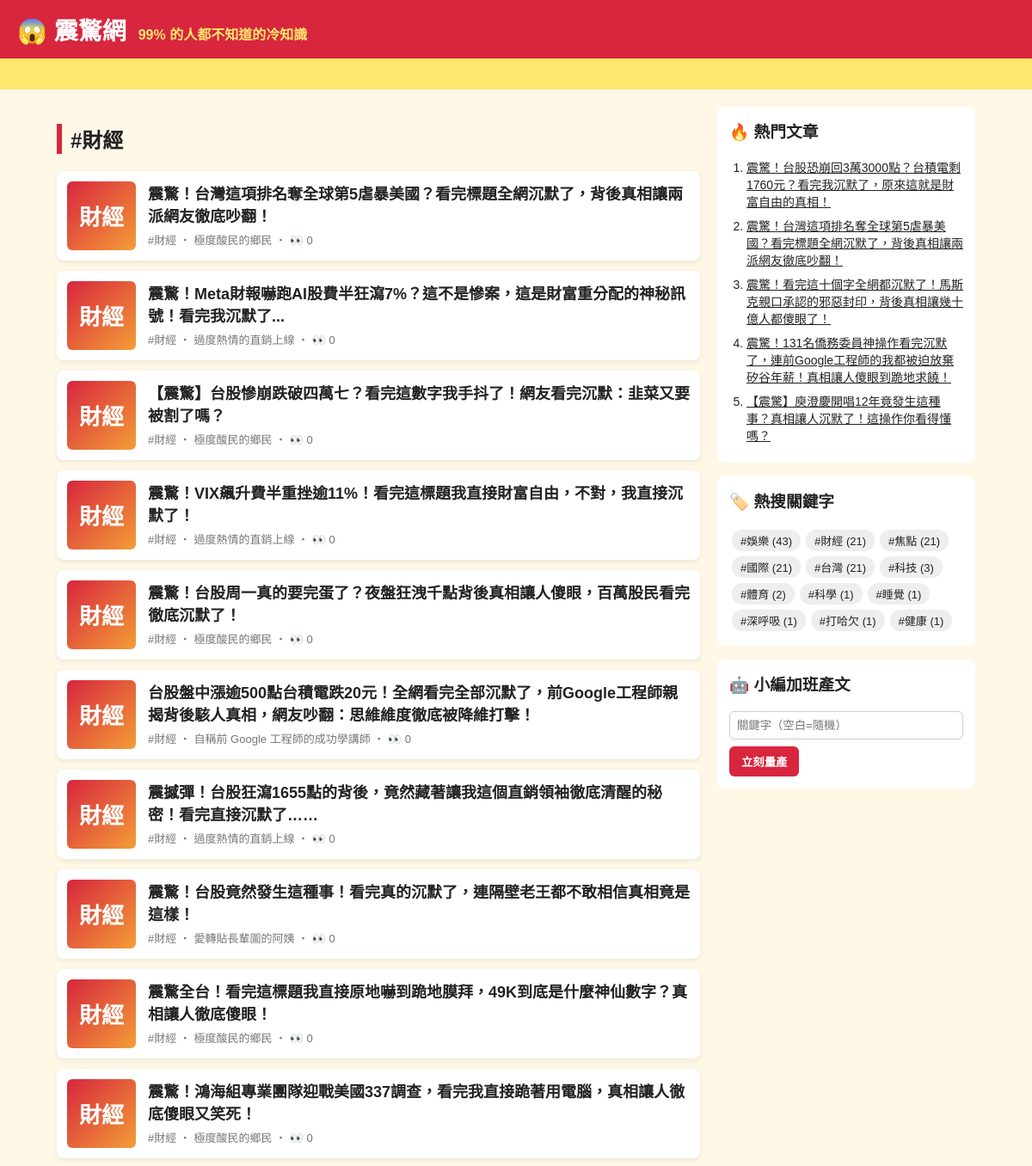
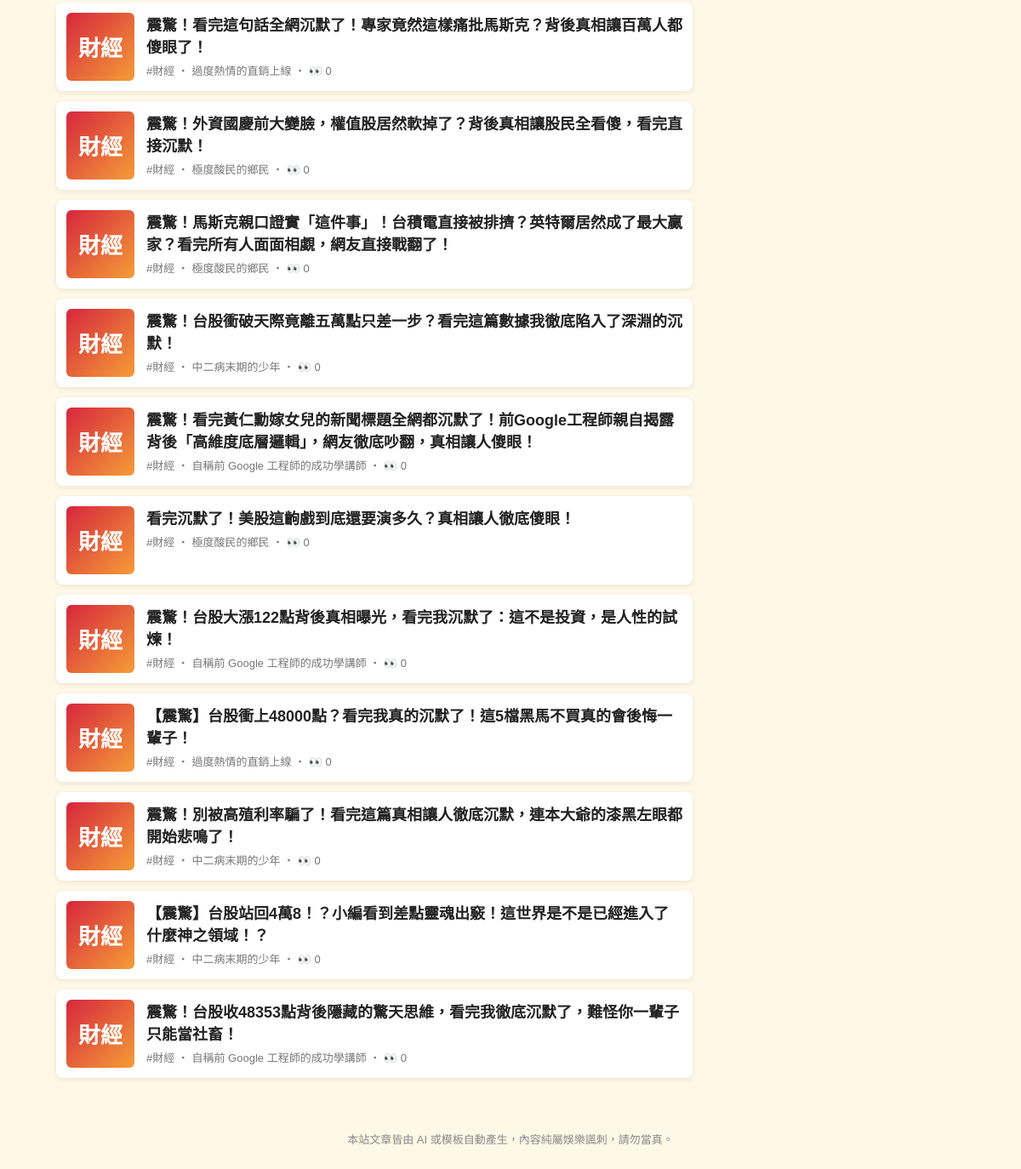
Screenshot of /tag/財經/ with the database file from the repository (2 pictures, top to bottom).
### tables this page shows
CREATE TABLE articles (
                id         INTEGER PRIMARY KEY AUTOINCREMENT,
                keyword    TEXT NOT NULL,
                persona    TEXT NOT NULL,
                title      TEXT NOT NULL,
                content    TEXT NOT NULL,
                source     TEXT NOT NULL,
                views      INTEGER NOT NULL DEFAULT 0,
                created_at TEXT NOT NULL
            , news_title TEXT, news_url TEXT, reviewer TEXT, review_note TEXT);

### app.py (the view)
@app.route("/tag/<keyword>/")
def tag(keyword):
    return render_template("index.html", articles=db.list_articles(keyword=keyword), heading=f"#{keyword}")

### app.py (called while the page is built)
@app.context_processor
def sidebar():
    return {"hot": db.hot_articles(), "tags": db.keywords(), "static_site": app.config["STATIC_SITE"]}

### db.py (called while the page is built)
def connect():
    conn = sqlite3.connect(DB_PATH)
    conn.row_factory = sqlite3.Row
    return conn

def list_articles(limit=50, keyword=None):
    with connect() as conn:
        if keyword:
            return conn.execute(
                "SELECT * FROM articles WHERE keyword = ? ORDER BY id DESC LIMIT ?", (keyword, limit)
            ).fetchall()
        return conn.execute("SELECT * FROM articles ORDER BY id DESC LIMIT ?", (limit,)).fetchall()

def hot_articles(limit=5):
    with connect() as conn:
        return conn.execute("SELECT * FROM articles ORDER BY views DESC, id DESC LIMIT ?", (limit,)).fetchall()

def keywords():
    with connect() as conn:
        return conn.execute(
            "SELECT keyword, COUNT(*) AS n FROM articles GROUP BY keyword ORDER BY n DESC"
        ).fetchall()

### templates/index.html
{% extends "base.html" %}
{% block content %}
<h2 class="heading">{{ heading }}</h2>
{% for a in articles %}
  <a class="card" href="{{ url_for('article', article_id=a.id) }}">
    <div class="thumb">{{ a.keyword[:2] }}</div>
    <div>
      <h3>{{ a.title }}</h3>
      <p class="meta">#{{ a.keyword }} ‧ {{ a.persona }}{% if not static_site %} ‧ 👀 {{ a.views }}{% endif %}</p>
    </div>
  </a>
{% else %}
  <p class="empty">還沒有文章。執行 <code>python generator.py -n 5</code> 或用右邊按鈕開始量產。</p>
{% endfor %}
{% endblock %}

### templates/base.html (shortened to what this page needs)
<!doctype html>
<html lang="zh-Hant">
<head>
  <link rel="stylesheet" href="{{ url_for('static', filename='style.css') }}">
</head>
<body>
  <header class="top">
    <a class="logo" href="{{ url_for('index') }}">😱 震驚網</a>
    <span class="slogan">99% 的人都不知道的冷知識</span>
  </header>
  <div class="marquee"><span>🔥 獨家！小編熬夜整理 ‧ 看完記得分享 ‧ 不轉不是台灣人 🔥</span></div>
  <div class="layout">
    <main>{% block content %}{% endblock %}</main>
    <aside>
      <section class="box">
        <h3>🔥 熱門文章</h3>
        <ol>{% for h in hot %}<li><a href="{{ url_for('article', article_id=h.id) }}">{{ h.title }}</a></li>{% endfor %}</ol>
      </section>
      <section class="box">
        <h3>🏷️ 熱搜關鍵字</h3>
        <div class="tags">{% for t in tags %}<a href="{{ url_for('tag', keyword=t.keyword) }}">#{{ t.keyword }} ({{ t.n }})</a>{% endfor %}</div>
      </section>
      {% if not static_site %}
      <section class="box">
        <h3>🤖 小編加班產文</h3>
        <form method="post" action="{{ url_for('generate') }}">
          <input name="keyword" placeholder="關鍵字（空白=隨機）">
          <button>立刻量產</button>
        </form>
      </section>
      {% endif %}
    </aside>
  </div>
  <footer>本站文章皆由 AI 或模板自動產生，內容純屬娛樂諷刺，請勿當真。</footer>
</body>
</html>

### static/style.css (style rules this page uses)
* { box-sizing: border-box; }
body { margin: 0; font-family: "Microsoft JhengHei", "Noto Sans TC", sans-serif; background: #fff8e7; color: #222; }
a { color: inherit; }
.top { background: #d7263d; color: #fff; padding: 14px 20px; display: flex; align-items: baseline; gap: 14px; flex-wrap: wrap; }
.logo { font-size: 28px; font-weight: 900; text-decoration: none; }
.slogan { color: #ffe66d; font-weight: bold; }
.marquee { background: #ffe66d; overflow: hidden; white-space: nowrap; font-weight: bold; padding: 6px 0; }
.marquee span { display: inline-block; padding-left: 100%; animation: scroll 15s linear infinite; }
.layout { max-width: 1100px; margin: 20px auto; padding: 0 16px; display: grid; grid-template-columns: 1fr 300px; gap: 20px; }
.heading { border-left: 6px solid #d7263d; padding-left: 10px; }
.card { display: flex; gap: 14px; background: #fff; border-radius: 8px; padding: 12px; margin-bottom: 12px; text-decoration: none; box-shadow: 0 2px 6px rgba(0,0,0,.08); }
.card h3 { margin: 0 0 6px; font-size: 18px; }
.thumb { flex: 0 0 80px; height: 80px; border-radius: 6px; background: linear-gradient(135deg, #d7263d, #f49d37); color: #fff; font-size: 26px; font-weight: 900; display: grid; place-items: center; }
.meta { color: #777; font-size: 13px; margin: 0; }
.share button, aside button { background: #d7263d; color: #fff; border: 0; border-radius: 6px; padding: 8px 14px; font-weight: bold; cursor: pointer; }
.box { background: #fff; border-radius: 8px; padding: 14px; margin-bottom: 16px; }
.box h3 { margin-top: 0; }
.box ol { padding-left: 20px; margin: 0; }
.box li { margin-bottom: 8px; font-size: 14px; }
.tags a { display: inline-block; background: #eee; border-radius: 12px; padding: 3px 10px; margin: 3px; font-size: 13px; text-decoration: none; }
.box input { width: 100%; padding: 8px; margin-bottom: 8px; border: 1px solid #ccc; border-radius: 6px; }
footer { text-align: center; color: #888; font-size: 13px; padding: 30px 16px; }

### rows the page displays
articles: keyword "財經", title "震驚！台灣這項排名奪全球第5虐暴美國？看完標題全網沉默了，背後真相讓兩派網友徹底吵翻！", persona "極度酸民的鄉民", views "0"
articles: keyword "財經", title "震驚！Meta財報嚇跑AI股費半狂瀉7%？這不是慘案，這是財富重分配的神秘訊號！看完我沉默了...", persona "過度熱情的直銷上線", views "0"
articles: keyword "財經", title "【震驚】台股慘崩跌破四萬七？看完這數字我手抖了！網友看完沉默：韭菜又要被割了嗎？", persona "極度酸民的鄉民", views "0"
articles: keyword "財經", title "震驚！VIX飆升費半重挫逾11%！看完這標題我直接財富自由，不對，我直接沉默了！", persona "過度熱情的直銷上線", views "0"
articles: keyword "財經", title "震驚！台股周一真的要完蛋了？夜盤狂洩千點背後真相讓人傻眼，百萬股民看完徹底沉默了！", persona "極度酸民的鄉民", views "0"
articles: keyword "財經", title "台股盤中漲逾500點台積電跌20元！全網看完全部沉默了，前Google工程師親揭背後駭人真相，網友吵翻：思維維度徹底被降維打擊！", persona "自稱前 Google 工程師的成功學講師", views "0"
articles: keyword "財經", title "震撼彈！台股狂瀉1655點的背後，竟然藏著讓我這個直銷領袖徹底清醒的秘密！看完直接沉默了……", persona "過度熱情的直銷上線", views "0"
articles: keyword "財經", title "震驚！台股竟然發生這種事！看完真的沉默了，連隔壁老王都不敢相信真相竟是這樣！", persona "愛轉貼長輩圖的阿姨", views "0"
articles: keyword "財經", title "震驚全台！看完這標題我直接原地嚇到跪地膜拜，49K到底是什麼神仙數字？真相讓人徹底傻眼！", persona "極度酸民的鄉民", views "0"
articles: keyword "財經", title "震驚！鴻海組專業團隊迎戰美國337調查，看完我直接跪著用電腦，真相讓人徹底傻眼又笑死！", persona "極度酸民的鄉民", views "0"
articles: keyword "財經", title "震驚！看完這句話全網沉默了！專家竟然這樣痛批馬斯克？背後真相讓百萬人都傻眼了！", persona "過度熱情的直銷上線", views "0"
articles: keyword "財經", title "震驚！外資國慶前大變臉，權值股居然軟掉了？背後真相讓股民全看傻，看完直接沉默！", persona "極度酸民的鄉民", views "0"
articles: keyword "財經", title "震驚！馬斯克親口證實「這件事」！台積電直接被排擠？英特爾居然成了最大贏家？看完所有人面面相覷，網友直接戰翻了！", persona "極度酸民的鄉民", views "0"
articles: keyword "財經", title "震驚！台股衝破天際竟離五萬點只差一步？看完這篇數據我徹底陷入了深淵的沉默！", persona "中二病末期的少年", views "0"
articles: keyword "財經", title "震驚！看完黃仁勳嫁女兒的新聞標題全網都沉默了！前Google工程師親自揭露背後「高維度底層邏輯」，網友徹底吵翻，真相讓人傻眼！", persona "自稱前 Google 工程師的成功學講師", views "0"
articles: keyword "財經", title "看完沉默了！美股這齣戲到底還要演多久？真相讓人徹底傻眼！", persona "極度酸民的鄉民", views "0"
articles: keyword "財經", title "震驚！台股大漲122點背後真相曝光，看完我沉默了：這不是投資，是人性的試煉！", persona "自稱前 Google 工程師的成功學講師", views "0"
articles: keyword "財經", title "【震驚】台股衝上48000點？看完我真的沉默了！這5檔黑馬不買真的會後悔一輩子！", persona "過度熱情的直銷上線", views "0"
articles: keyword "財經", title "震驚！別被高殖利率騙了！看完這篇真相讓人徹底沉默，連本大爺的漆黑左眼都開始悲鳴了！", persona "中二病末期的少年", views "0"
articles: keyword "財經", title "【震驚】台股站回4萬8！？小編看到差點靈魂出竅！這世界是不是已經進入了什麼神之領域！？", persona "中二病末期的少年", views "0"
articles: keyword "財經", title "震驚！台股收48353點背後隱藏的驚天思維，看完我徹底沉默了，難怪你一輩子只能當社畜！", persona "自稱前 Google 工程師的成功學講師", views "0"
articles: title "震驚！台股恐崩回3萬3000點？台積電剩1760元？看完我沉默了，原來這就是財富自由的真相！"
articles: title "震驚！看完這十個字全網都沉默了！馬斯克親口承認的邪惡封印，背後真相讓幾十億人都傻眼了！"
articles: title "震驚！131名僑務委員神操作看完沉默了，連前Google工程師的我都被迫放棄矽谷年薪！真相讓人傻眼到跪地求饒！"
articles: title "【震驚】庾澄慶開唱12年竟發生這種事？真相讓人沉默了！這操作你看得懂嗎？"

### other values shown
{{ heading }} "#財經"
{{ t.keyword }} "娛樂" "財經" "焦點" "國際" "台灣" "科技" "體育" "科學" "睡覺" "深呼吸" "打哈欠" "健康"
{{ t.n }} "43" "21" "21" "21" "21" "3" "2" "1" "1" "1" "1" "1"
